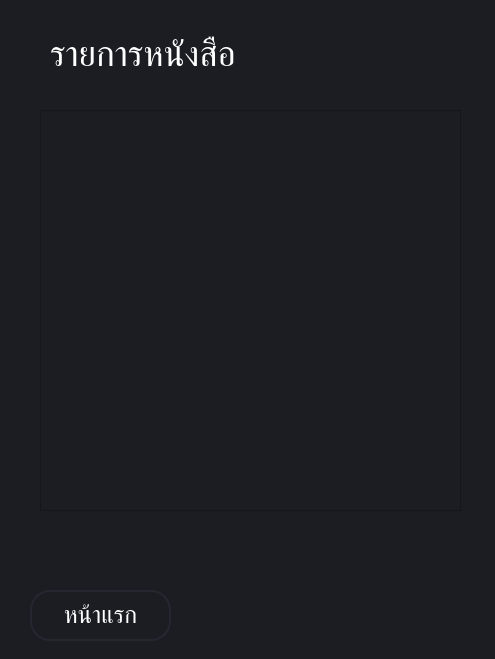
<?xml version="1.0" encoding="UTF-8"?>
<ui version="4.0">
 <class>Dialog</class>
 <widget class="QDialog" name="Dialog">
  <property name="geometry">
   <rect>
    <x>0</x>
    <y>0</y>
    <width>495</width>
    <height>659</height>
   </rect>
  </property>
  <property name="windowTitle">
   <string>Dialog</string>
  </property>
  <property name="autoFillBackground">
   <bool>false</bool>
  </property>
  <property name="styleSheet">
   <string notr="true">background-color: rgb(27, 29, 35);</string>
  </property>
  <widget class="QLabel" name="label">
   <property name="geometry">
    <rect>
     <x>50</x>
     <y>30</y>
     <width>261</width>
     <height>51</height>
    </rect>
   </property>
   <property name="font">
    <font>
     <family>Cloud Light</family>
     <pointsize>26</pointsize>
    </font>
   </property>
   <property name="styleSheet">
    <string notr="true">QLabel {
	Color: #FFF
}</string>
   </property>
   <property name="text">
    <string>รายการหนังสือ</string>
   </property>
  </widget>
  <widget class="QListView" name="listView">
   <property name="geometry">
    <rect>
     <x>40</x>
     <y>110</y>
     <width>421</width>
     <height>401</height>
    </rect>
   </property>
  </widget>
  <widget class="QPushButton" name="homeButton">
   <property name="geometry">
    <rect>
     <x>30</x>
     <y>590</y>
     <width>141</width>
     <height>51</height>
    </rect>
   </property>
   <property name="font">
    <font>
     <family>Cloud Light</family>
     <pointsize>18</pointsize>
    </font>
   </property>
   <property name="styleSheet">
    <string notr="true">QPushButton {
	border: 2px solid rgb(37,39,48);
	border-radius: 20px;
	color: #FFF;
	padding-left: 20px;
	padding-right: 20px;
	backgroud-color: rgb(27, 29, 35);
}
QPushButton:hover {
	border: 2px solid rgb(48, 50, 62);
}
QPushButton:hover:pressed
{
  border: 2px solid rgb(255, 73, 73);
}</string>
   </property>
   <property name="text">
    <string>หน้าแรก</string>
   </property>
  </widget>
 </widget>
 <resources/>
 <connections/>
</ui>
